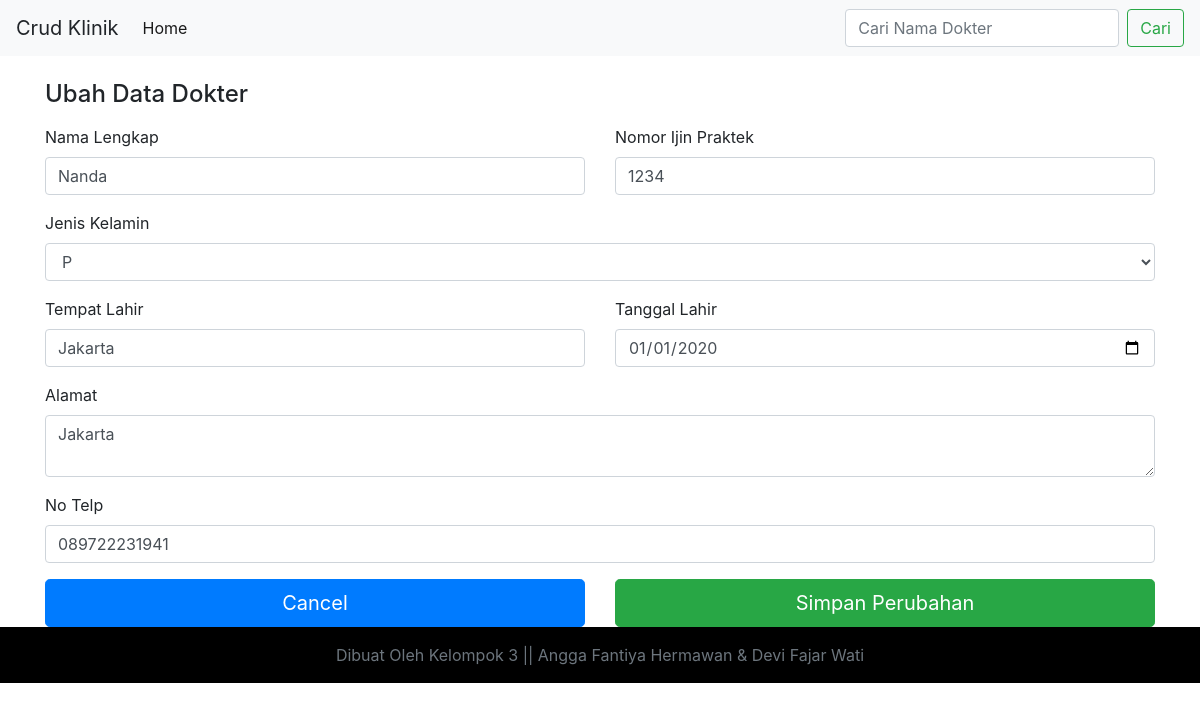
Screenshot of /index.php/DataDokter/edit/6 with the database file from the repository.
### tables this page shows
CREATE TABLE IF NOT EXISTS `dokter` (
  `idDokter` int(11) NOT NULL AUTO_INCREMENT,
  `namaDokter` varchar(55) NOT NULL,
  `jenisKelamin` enum('L','P') NOT NULL,
  `tempatLahir` text NOT NULL,
  `tglLahir` date NOT NULL,
  `alamat` text NOT NULL,
  `noTelp` varchar(13) NOT NULL,
  `noIjinPraktek` varchar(20) NOT NULL,
  PRIMARY KEY (`idDokter`)
);

### application/controllers/DataDokter.php (called while the page is built, shortened)
<?php
Class DataDokter extends CI_Controller{
    public function __construct(){
        $this->load->model('M_kelolaDataDokter');
        $this->load->helper('url');
    }
    public function edit(){
    	$idDokter=$this->uri->segment(3);
    	$data['query'] = $this->M_kelolaDataDokter->editDataDokter($idDokter);
    	$this->load->view('crud_edit',$data);
    }
}
?>

### index.php (called while the page is built, shortened)
<?php
require_once BASEPATH.'core/CodeIgniter.php';

### application/models/M_kelolaDataDokter.php (called while the page is built, shortened)
<?php
Class M_kelolaDataDokter extends CI_Model{
    public function editDataDokter($idDokter)
    {
    	$query = $this->db->get_where('dokter',array('idDokter'=>$idDokter));
    	return $query;
    }
}
?>

### application/views/crud_edit.php (the view, shortened to what this page needs)
<!doctype html>
<html>
<head lang="en">
	<link rel="stylesheet" type="text/css" href="assets/css/bootstrap.min.css">
</head>
<body>
	<nav class="navbar navbar-expand-lg navbar-light bg-light">
		<a class="navbar-brand">Crud Klinik</a>
		  <div class="collapse navbar-collapse" id="navbarSupportedContent">
		    <ul class="navbar-nav mr-auto">
		      <li class="nav-item active">
		        <a class="nav-link" href="#">Home <span class="sr-only">(current)</span></a>
		      </li>
		    </ul>
		    <form class="form-inline my-2 my-lg-0" action="<?php echo base_url('index.php/DataDokter/hasil');?>" action="GET">
		      <input class="form-control mr-sm-2" type="search" placeholder="Cari Nama Dokter" name="cari" aria-label="Search">
		      <input class="btn btn-outline-success my-2 my-sm-0" type="submit" value="Cari"></button>
		    </form>
		  </div>
	</nav>
	<div class="container">
		<div class="row">
        <div class="col-md-12 order-md-1">
        	<br>
          <h4 class="mb-3">Ubah Data Dokter</h4>
          <form class="needs-validation" action="<?php echo base_url('index.php/DataDokter/update'); ?>" method="POST">
          <?php foreach ($query->result() as $baris) { ?>
            <div class="row">
              <div class="col-md-6 mb-3">
                <label for="firstName">Nama Lengkap</label>
                <input type="text" class="form-control" name="namaDokter" value="<?php echo $baris->namaDokter;?>"  placeholder="" value="" required="">
              </div>
              <div class="col-md-6 mb-3">
                <label for="lastName">Nomor Ijin Praktek</label>
                <input type="text" class="form-control" name="noIjinPraktek" value="<?php echo $baris->noIjinPraktek; ?>" placeholder="" value="" required="">
              </div>
            </div>
            <div class="mb-3">
              <label for="username">Jenis Kelamin</label>
              <div class="input-group">
              	<select name="jenisKelamin" class="form-control">
              		<option value="<?php echo $baris->jenisKelamin;?>"><?php echo $baris->jenisKelamin;?></option>
              	</select>
              </div>
            </div>
            <div class="row">
              <div class="col-md-6 mb-3">
                <label for="firstName">Tempat Lahir</label>
                <input type="text" class="form-control" name="tempatLahir" value="<?php echo $baris->tempatLahir;?>" placeholder="" value="" required="">
              </div>
              <div class="col-md-6 mb-3">
                <label for="lastName">Tanggal Lahir</label>
                <input type="date" class="form-control" name="tglLahir" value="<?php echo $baris->tglLahir; ?>" placeholder="" value="" required="">
              </div>
            </div>
            <div class="mb-3">
              <label for="address">Alamat</label>
              <textarea class="form-control" name="alamat" ><?php echo $baris->alamat; ?></textarea>
            </div>
            <div class="mb-3">
              <label for="address">No Telp</label>
              <input type="text" class="form-control" name="noTelp" value="<?php echo $baris->noTelp; ?>">
            </div>
              </div>
            </div>
            <div class="row">
            <div class="col-md-6">
            <a href="index.php"class="btn btn-primary btn-lg btn-block">Cancel</a>
            </div>
            <div class="col-md-6">
            <button class="btn btn-success btn-lg btn-block" type="submit">Simpan Perubahan</button>
            </div>
            </div>
            <?php } ?>
        </div>
  <footer class="footer mt-auto py-3"style="color:white; background:black;">
    <div class="container">
      <span class="text-muted" style="color:white"><center>Dibuat Oleh Kelompok 3 || Angga Fantiya Hermawan & Devi Fajar Wati</center></span>
    </div>
  </footer>
</body>
</html>

### rows the page displays
dokter: namaDokter "Nanda", noIjinPraktek "1234", jenisKelamin "P", tempatLahir "Jakarta", tglLahir "01/01/2020", alamat "Jakarta", noTelp "089722231941"
